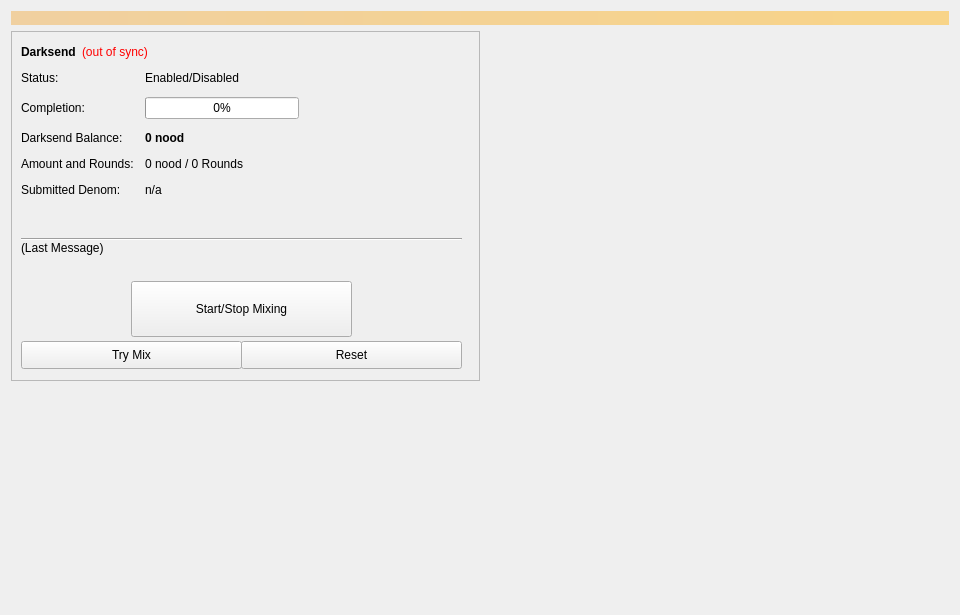
<?xml version="1.0" encoding="UTF-8"?>
<ui version="4.0">
 <class>Coinmix</class>
 <widget class="QWidget" name="Coinmix">
  <property name="geometry">
   <rect>
    <x>0</x>
    <y>0</y>
    <width>960</width>
    <height>615</height>
   </rect>
  </property>
  <property name="minimumSize">
   <size>
    <width>960</width>
    <height>0</height>
   </size>
  </property>
  <property name="windowTitle">
   <string>Form</string>
  </property>
  <layout class="QVBoxLayout" name="topLayout">
   <item>
    <widget class="QLabel" name="labelAlerts">
     <property name="visible">
      <bool>false</bool>
     </property>
     <property name="styleSheet">
      <string notr="true">background-color: qlineargradient(x1: 0, y1: 0, x2: 1, y2: 0, stop:0 #F0D0A0, stop:1 #F8D488); color:#000000;</string>
     </property>
     <property name="wordWrap">
      <bool>true</bool>
     </property>
     <property name="margin">
      <number>3</number>
     </property>
    </widget>
   </item>
   <item>
    <layout class="QHBoxLayout" name="horizontalLayout" stretch="1,1">
     <item>
      <layout class="QVBoxLayout" name="verticalLayout_2">
       <item>
        <widget class="QFrame" name="frameDarksend">
         <property name="minimumSize">
          <size>
           <width>0</width>
           <height>350</height>
          </size>
         </property>
         <property name="layoutDirection">
          <enum>Qt::LeftToRight</enum>
         </property>
         <property name="frameShape">
          <enum>QFrame::StyledPanel</enum>
         </property>
         <property name="frameShadow">
          <enum>QFrame::Raised</enum>
         </property>
         <widget class="QWidget" name="formLayoutWidget">
          <property name="geometry">
           <rect>
            <x>10</x>
            <y>40</y>
            <width>451</width>
            <height>161</height>
           </rect>
          </property>
          <layout class="QFormLayout" name="formLayout">
           <property name="fieldGrowthPolicy">
            <enum>QFormLayout::AllNonFixedFieldsGrow</enum>
           </property>
           <property name="horizontalSpacing">
            <number>11</number>
           </property>
           <property name="verticalSpacing">
            <number>12</number>
           </property>
           <item row="0" column="0">
            <widget class="QLabel" name="label_6">
             <property name="text">
              <string>Status:</string>
             </property>
            </widget>
           </item>
           <item row="1" column="0">
            <widget class="QLabel" name="label_7">
             <property name="text">
              <string>Completion:</string>
             </property>
            </widget>
           </item>
           <item row="1" column="1">
            <widget class="QProgressBar" name="DarksendProgress">
             <property name="maximumSize">
              <size>
               <width>154</width>
               <height>16777215</height>
              </size>
             </property>
             <property name="value">
              <number>0</number>
             </property>
            </widget>
           </item>
           <item row="2" column="0">
            <widget class="QLabel" name="labelAnonymizedText">
             <property name="text">
              <string>Darksend Balance:</string>
             </property>
            </widget>
           </item>
           <item row="2" column="1">
            <widget class="QLabel" name="labelAnonymized">
             <property name="font">
              <font>
               <weight>75</weight>
               <bold>true</bold>
              </font>
             </property>
             <property name="text">
              <string notr="true">0 nood</string>
             </property>
            </widget>
           </item>
           <item row="3" column="0">
            <widget class="QLabel" name="label_8">
             <property name="text">
              <string>Amount and Rounds:</string>
             </property>
            </widget>
           </item>
           <item row="3" column="1">
            <widget class="QLabel" name="labelAmountRounds">
             <property name="text">
              <string>0 nood / 0 Rounds</string>
             </property>
            </widget>
           </item>
           <item row="4" column="0">
            <widget class="QLabel" name="label_9">
             <property name="text">
              <string>Submitted Denom:</string>
             </property>
            </widget>
           </item>
           <item row="4" column="1">
            <widget class="QLabel" name="labelSubmittedDenom">
             <property name="toolTip">
              <string>The denominations you submitted to the Masternode.&lt;br&gt;To mix, other users must submit the exact same denominations.</string>
             </property>
             <property name="text">
              <string>n/a</string>
             </property>
            </widget>
           </item>
           <item row="0" column="1">
            <widget class="QLabel" name="DarksendEnabled">
             <property name="text">
              <string>Enabled/Disabled</string>
             </property>
            </widget>
           </item>
          </layout>
         </widget>
         <widget class="QPushButton" name="runAutoDenom">
          <property name="geometry">
           <rect>
            <x>251</x>
            <y>17</y>
            <width>1</width>
            <height>1</height>
           </rect>
          </property>
          <property name="palette">
           <palette>
            <active>
             <colorrole role="WindowText">
              <brush brushstyle="SolidPattern">
               <color alpha="255">
                <red>0</red>
                <green>0</green>
                <blue>0</blue>
               </color>
              </brush>
             </colorrole>
             <colorrole role="Button">
              <brush brushstyle="SolidPattern">
               <color alpha="255">
                <red>239</red>
                <green>238</green>
                <blue>238</blue>
               </color>
              </brush>
             </colorrole>
             <colorrole role="Light">
              <brush brushstyle="SolidPattern">
               <color alpha="255">
                <red>255</red>
                <green>255</green>
                <blue>255</blue>
               </color>
              </brush>
             </colorrole>
             <colorrole role="Midlight">
              <brush brushstyle="SolidPattern">
               <color alpha="255">
                <red>247</red>
                <green>246</green>
                <blue>246</blue>
               </color>
              </brush>
             </colorrole>
             <colorrole role="Dark">
              <brush brushstyle="SolidPattern">
               <color alpha="255">
                <red>119</red>
                <green>119</green>
                <blue>119</blue>
               </color>
              </brush>
             </colorrole>
             <colorrole role="Mid">
              <brush brushstyle="SolidPattern">
               <color alpha="255">
                <red>159</red>
                <green>159</green>
                <blue>159</blue>
               </color>
              </brush>
             </colorrole>
             <colorrole role="Text">
              <brush brushstyle="SolidPattern">
               <color alpha="255">
                <red>0</red>
                <green>0</green>
                <blue>0</blue>
               </color>
              </brush>
             </colorrole>
             <colorrole role="BrightText">
              <brush brushstyle="SolidPattern">
               <color alpha="255">
                <red>255</red>
                <green>255</green>
                <blue>255</blue>
               </color>
              </brush>
             </colorrole>
             <colorrole role="ButtonText">
              <brush brushstyle="SolidPattern">
               <color alpha="255">
                <red>0</red>
                <green>0</green>
                <blue>0</blue>
               </color>
              </brush>
             </colorrole>
             <colorrole role="Base">
              <brush brushstyle="SolidPattern">
               <color alpha="255">
                <red>255</red>
                <green>255</green>
                <blue>255</blue>
               </color>
              </brush>
             </colorrole>
             <colorrole role="Window">
              <brush brushstyle="SolidPattern">
               <color alpha="255">
                <red>239</red>
                <green>238</green>
                <blue>238</blue>
               </color>
              </brush>
             </colorrole>
             <colorrole role="Shadow">
              <brush brushstyle="SolidPattern">
               <color alpha="255">
                <red>0</red>
                <green>0</green>
                <blue>0</blue>
               </color>
              </brush>
             </colorrole>
             <colorrole role="AlternateBase">
              <brush brushstyle="SolidPattern">
               <color alpha="255">
                <red>247</red>
                <green>246</green>
                <blue>246</blue>
               </color>
              </brush>
             </colorrole>
             <colorrole role="ToolTipBase">
              <brush brushstyle="SolidPattern">
               <color alpha="255">
                <red>255</red>
                <green>255</green>
                <blue>220</blue>
               </color>
              </brush>
             </colorrole>
             <colorrole role="ToolTipText">
              <brush brushstyle="SolidPattern">
               <color alpha="255">
                <red>0</red>
                <green>0</green>
                <blue>0</blue>
               </color>
              </brush>
             </colorrole>
            </active>
            <inactive>
             <colorrole role="WindowText">
              <brush brushstyle="SolidPattern">
               <color alpha="255">
                <red>0</red>
                <green>0</green>
                <blue>0</blue>
               </color>
              </brush>
             </colorrole>
             <colorrole role="Button">
              <brush brushstyle="SolidPattern">
               <color alpha="255">
                <red>239</red>
                <green>238</green>
                <blue>238</blue>
               </color>
              </brush>
             </colorrole>
             <colorrole role="Light">
              <brush brushstyle="SolidPattern">
               <color alpha="255">
                <red>255</red>
                <green>255</green>
                <blue>255</blue>
               </color>
              </brush>
             </colorrole>
             <colorrole role="Midlight">
              <brush brushstyle="SolidPattern">
               <color alpha="255">
                <red>247</red>
                <green>246</green>
                <blue>246</blue>
               </color>
              </brush>
             </colorrole>
             <colorrole role="Dark">
              <brush brushstyle="SolidPattern">
               <color alpha="255">
                <red>119</red>
                <green>119</green>
                <blue>119</blue>
               </color>
              </brush>
             </colorrole>
             <colorrole role="Mid">
              <brush brushstyle="SolidPattern">
               <color alpha="255">
                <red>159</red>
                <green>159</green>
                <blue>159</blue>
               </color>
              </brush>
             </colorrole>
             <colorrole role="Text">
              <brush brushstyle="SolidPattern">
               <color alpha="255">
                <red>0</red>
                <green>0</green>
                <blue>0</blue>
               </color>
              </brush>
             </colorrole>
             <colorrole role="BrightText">
              <brush brushstyle="SolidPattern">
               <color alpha="255">
                <red>255</red>
                <green>255</green>
                <blue>255</blue>
               </color>
              </brush>
             </colorrole>
             <colorrole role="ButtonText">
              <brush brushstyle="SolidPattern">
               <color alpha="255">
                <red>0</red>
                <green>0</green>
                <blue>0</blue>
               </color>
              </brush>
             </colorrole>
             <colorrole role="Base">
              <brush brushstyle="SolidPattern">
               <color alpha="255">
                <red>255</red>
                <green>255</green>
                <blue>255</blue>
               </color>
              </brush>
             </colorrole>
             <colorrole role="Window">
              <brush brushstyle="SolidPattern">
               <color alpha="255">
                <red>239</red>
                <green>238</green>
                <blue>238</blue>
               </color>
              </brush>
             </colorrole>
             <colorrole role="Shadow">
              <brush brushstyle="SolidPattern">
               <color alpha="255">
                <red>0</red>
                <green>0</green>
                <blue>0</blue>
               </color>
              </brush>
             </colorrole>
             <colorrole role="AlternateBase">
              <brush brushstyle="SolidPattern">
               <color alpha="255">
                <red>247</red>
                <green>246</green>
                <blue>246</blue>
               </color>
              </brush>
             </colorrole>
             <colorrole role="ToolTipBase">
              <brush brushstyle="SolidPattern">
               <color alpha="255">
                <red>255</red>
                <green>255</green>
                <blue>220</blue>
               </color>
              </brush>
             </colorrole>
             <colorrole role="ToolTipText">
              <brush brushstyle="SolidPattern">
               <color alpha="255">
                <red>0</red>
                <green>0</green>
                <blue>0</blue>
               </color>
              </brush>
             </colorrole>
            </inactive>
            <disabled>
             <colorrole role="WindowText">
              <brush brushstyle="SolidPattern">
               <color alpha="255">
                <red>119</red>
                <green>119</green>
                <blue>119</blue>
               </color>
              </brush>
             </colorrole>
             <colorrole role="Button">
              <brush brushstyle="SolidPattern">
               <color alpha="255">
                <red>239</red>
                <green>238</green>
                <blue>238</blue>
               </color>
              </brush>
             </colorrole>
             <colorrole role="Light">
              <brush brushstyle="SolidPattern">
               <color alpha="255">
                <red>255</red>
                <green>255</green>
                <blue>255</blue>
               </color>
              </brush>
             </colorrole>
             <colorrole role="Midlight">
              <brush brushstyle="SolidPattern">
               <color alpha="255">
                <red>247</red>
                <green>246</green>
                <blue>246</blue>
               </color>
              </brush>
             </colorrole>
             <colorrole role="Dark">
              <brush brushstyle="SolidPattern">
               <color alpha="255">
                <red>119</red>
                <green>119</green>
                <blue>119</blue>
               </color>
              </brush>
             </colorrole>
             <colorrole role="Mid">
              <brush brushstyle="SolidPattern">
               <color alpha="255">
                <red>159</red>
                <green>159</green>
                <blue>159</blue>
               </color>
              </brush>
             </colorrole>
             <colorrole role="Text">
              <brush brushstyle="SolidPattern">
               <color alpha="255">
                <red>119</red>
                <green>119</green>
                <blue>119</blue>
               </color>
              </brush>
             </colorrole>
             <colorrole role="BrightText">
              <brush brushstyle="SolidPattern">
               <color alpha="255">
                <red>255</red>
                <green>255</green>
                <blue>255</blue>
               </color>
              </brush>
             </colorrole>
             <colorrole role="ButtonText">
              <brush brushstyle="SolidPattern">
               <color alpha="255">
                <red>119</red>
                <green>119</green>
                <blue>119</blue>
               </color>
              </brush>
             </colorrole>
             <colorrole role="Base">
              <brush brushstyle="SolidPattern">
               <color alpha="255">
                <red>239</red>
                <green>238</green>
                <blue>238</blue>
               </color>
              </brush>
             </colorrole>
             <colorrole role="Window">
              <brush brushstyle="SolidPattern">
               <color alpha="255">
                <red>239</red>
                <green>238</green>
                <blue>238</blue>
               </color>
              </brush>
             </colorrole>
             <colorrole role="Shadow">
              <brush brushstyle="SolidPattern">
               <color alpha="255">
                <red>0</red>
                <green>0</green>
                <blue>0</blue>
               </color>
              </brush>
             </colorrole>
             <colorrole role="AlternateBase">
              <brush brushstyle="SolidPattern">
               <color alpha="255">
                <red>239</red>
                <green>238</green>
                <blue>238</blue>
               </color>
              </brush>
             </colorrole>
             <colorrole role="ToolTipBase">
              <brush brushstyle="SolidPattern">
               <color alpha="255">
                <red>255</red>
                <green>255</green>
                <blue>220</blue>
               </color>
              </brush>
             </colorrole>
             <colorrole role="ToolTipText">
              <brush brushstyle="SolidPattern">
               <color alpha="255">
                <red>0</red>
                <green>0</green>
                <blue>0</blue>
               </color>
              </brush>
             </colorrole>
            </disabled>
           </palette>
          </property>
          <property name="focusPolicy">
           <enum>Qt::NoFocus</enum>
          </property>
          <property name="autoFillBackground">
           <bool>true</bool>
          </property>
          <property name="text">
           <string/>
          </property>
          <property name="flat">
           <bool>true</bool>
          </property>
         </widget>
         <widget class="QPushButton" name="toggleDarksend">
          <property name="geometry">
           <rect>
            <x>120</x>
            <y>250</y>
            <width>221</width>
            <height>56</height>
           </rect>
          </property>
          <property name="sizePolicy">
           <sizepolicy hsizetype="MinimumExpanding" vsizetype="Fixed">
            <horstretch>0</horstretch>
            <verstretch>0</verstretch>
           </sizepolicy>
          </property>
          <property name="text">
           <string>Start/Stop Mixing</string>
          </property>
         </widget>
         <widget class="Line" name="lineLastMessage">
          <property name="geometry">
           <rect>
            <x>10</x>
            <y>200</y>
            <width>441</width>
            <height>16</height>
           </rect>
          </property>
          <property name="orientation">
           <enum>Qt::Horizontal</enum>
          </property>
         </widget>
         <widget class="QLabel" name="DarksendStatus">
          <property name="geometry">
           <rect>
            <x>10</x>
            <y>210</y>
            <width>451</width>
            <height>43</height>
           </rect>
          </property>
          <property name="minimumSize">
           <size>
            <width>288</width>
            <height>43</height>
           </size>
          </property>
          <property name="text">
           <string>(Last Message)</string>
          </property>
          <property name="alignment">
           <set>Qt::AlignLeading|Qt::AlignLeft|Qt::AlignTop</set>
          </property>
          <property name="wordWrap">
           <bool>true</bool>
          </property>
         </widget>
         <widget class="QPushButton" name="DarksendAuto">
          <property name="geometry">
           <rect>
            <x>10</x>
            <y>310</y>
            <width>221</width>
            <height>28</height>
           </rect>
          </property>
          <property name="sizePolicy">
           <sizepolicy hsizetype="MinimumExpanding" vsizetype="Fixed">
            <horstretch>0</horstretch>
            <verstretch>0</verstretch>
           </sizepolicy>
          </property>
          <property name="toolTip">
           <string>Try to manually submit a Darksend request.</string>
          </property>
          <property name="text">
           <string>Try Mix</string>
          </property>
         </widget>
         <widget class="QPushButton" name="DarksendReset">
          <property name="geometry">
           <rect>
            <x>230</x>
            <y>310</y>
            <width>221</width>
            <height>28</height>
           </rect>
          </property>
          <property name="sizePolicy">
           <sizepolicy hsizetype="MinimumExpanding" vsizetype="Fixed">
            <horstretch>0</horstretch>
            <verstretch>0</verstretch>
           </sizepolicy>
          </property>
          <property name="toolTip">
           <string>Reset the current status of Darksend (can interrupt Darksend if it's in the process of Mixing, which can cost you money!)</string>
          </property>
          <property name="autoFillBackground">
           <bool>false</bool>
          </property>
          <property name="text">
           <string>Reset</string>
          </property>
         </widget>
         <widget class="QWidget" name="layoutWidget">
          <property name="geometry">
           <rect>
            <x>10</x>
            <y>10</y>
            <width>431</width>
            <height>22</height>
           </rect>
          </property>
          <layout class="QHBoxLayout" name="horizontalLayout_5">
           <item>
            <widget class="QLabel" name="label_2">
             <property name="font">
              <font>
               <weight>75</weight>
               <bold>true</bold>
              </font>
             </property>
             <property name="text">
              <string>Darksend</string>
             </property>
            </widget>
           </item>
           <item>
            <widget class="QLabel" name="labelDarksendSyncStatus">
             <property name="toolTip">
              <string>The displayed information may be out of date. Your wallet automatically synchronizes with the nood network after a connection is established, but this process has not completed yet.</string>
             </property>
             <property name="styleSheet">
              <string notr="true">QLabel { color: red; }</string>
             </property>
             <property name="text">
              <string notr="true">(out of sync)</string>
             </property>
             <property name="alignment">
              <set>Qt::AlignLeading|Qt::AlignLeft|Qt::AlignVCenter</set>
             </property>
            </widget>
           </item>
           <item>
            <spacer name="horizontalSpacer_4">
             <property name="orientation">
              <enum>Qt::Horizontal</enum>
             </property>
             <property name="sizeHint" stdset="0">
              <size>
               <width>40</width>
               <height>20</height>
              </size>
             </property>
            </spacer>
           </item>
          </layout>
         </widget>
        </widget>
       </item>
       <item>
        <spacer name="verticalSpacer">
         <property name="orientation">
          <enum>Qt::Vertical</enum>
         </property>
         <property name="sizeHint" stdset="0">
          <size>
           <width>20</width>
           <height>40</height>
          </size>
         </property>
        </spacer>
       </item>
      </layout>
     </item>
     <item>
      <layout class="QVBoxLayout" name="verticalLayout_3">
       <item>
        <spacer name="verticalSpacer_2">
         <property name="orientation">
          <enum>Qt::Vertical</enum>
         </property>
         <property name="sizeType">
          <enum>QSizePolicy::Expanding</enum>
         </property>
         <property name="sizeHint" stdset="0">
          <size>
           <width>20</width>
           <height>40</height>
          </size>
         </property>
        </spacer>
       </item>
      </layout>
     </item>
    </layout>
   </item>
  </layout>
 </widget>
 <resources/>
 <connections/>
</ui>
